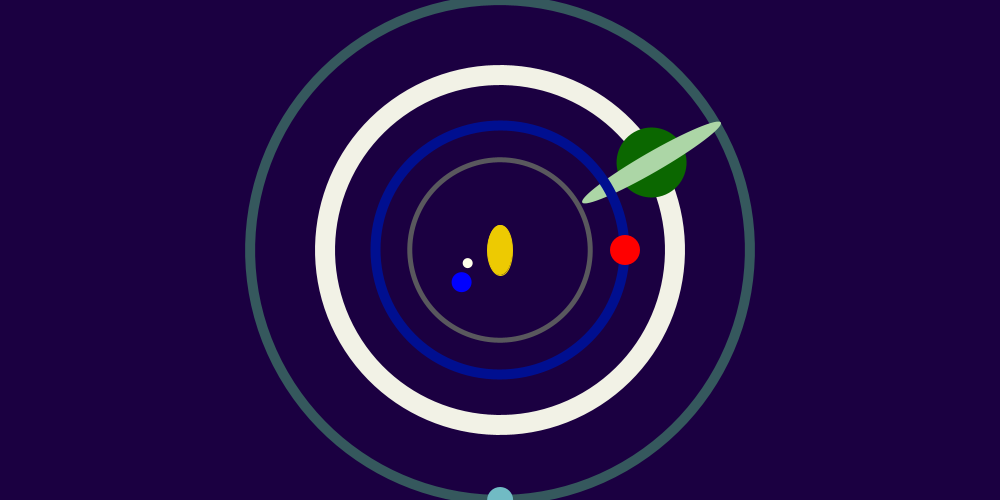
Frame 1 (no input)
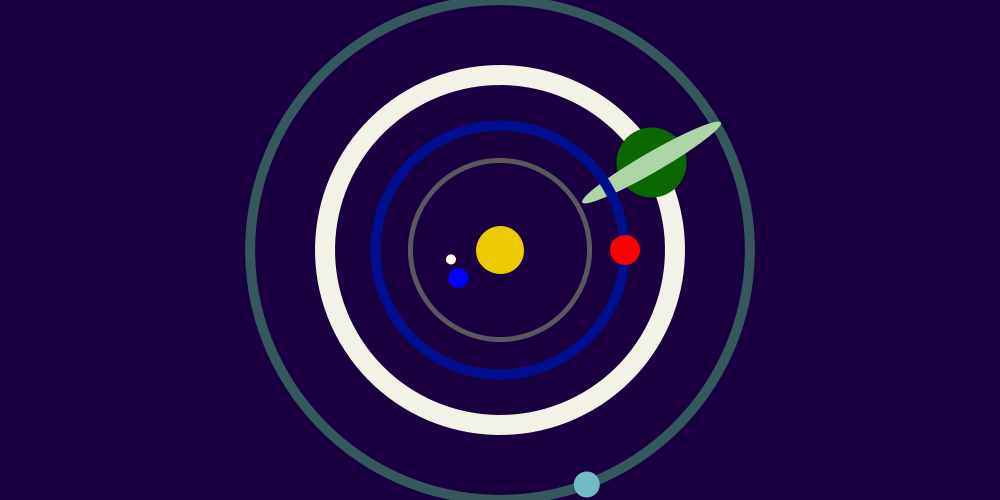
Frame 60 (the mouse pressed at the canvas centre just before this capture)
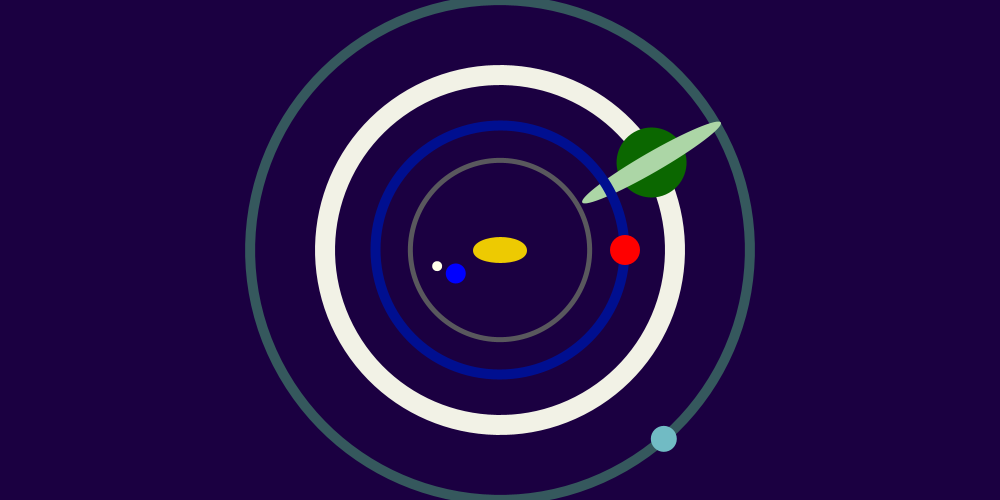
Frame 120 (the mouse held since frame 60 and released just before this capture)

The Processing sketch that drew these frames (run headless with seeded random() and noise(); from frame 60 on, the mouse is pressed at the canvas centre):

// Processing sketch: processing_186441
// ── processing_186441.pde

//EJERCICIO FINAL RELOJ
  
  //variables
int hours;
int minutes;
int seconds;
int sz = 20;
float angulo = 0;
float radio = 20;
PVector p= new PVector(0,0);

  
void setup() {
  size(1000, 500);
  background(57,26,0);
  rotate(radians(90));
  smooth();
  fill(2);
  frameRate(60); 

}
void draw() {
  
  hours = hour();
  minutes = minute();
  seconds = second();
 
 //condicional
if (hours > 12) {
 hours -= 12;
 }  
  
 background(27,0,65);
  translate(500,250); //posiciÃ³n central del reloj
  stroke(237,202,2);
 fill(237,202,2);
  for (int i = 50; i<100; i+= 300) {
    
    //Movimiento sinusoidal que hace el sol (cÃrculo central amarillo)
    float valorSen = sin(angulo);
 float valorCos = cos(angulo);
 
 //TamaÃ±o
 valorSen +=1;
 valorCos +=1;
 angulo += 0.01;
 ellipse(0,0,valorSen*25,valorCos*25);
  }

/////////////////////////////////////////
/////////////////////////////////////////
   
 //FUNCIONES HORARIAS
  lineahora();
  esferaminuto();
  esferasegundo();
  
}
  
 //HORA
void lineahora() {
  strokeWeight(20);
  stroke(242,242,230);
  noFill();
  pushMatrix(); //guarda el sistema de coordenadas
  rotate(radians(30 * hours));
  
  //anilla de jupiter - horas
  ellipse(0, 0, 350, 350);
  strokeWeight(10);
  
  //anilla exterior
stroke(53,88,93);
  ellipse(0,0,500,500);
  noStroke();
  fill(11,103,0);
  
  //esfera que marca la hora
  ellipse(0,-175,70,70); 
  fill(172,214,166);
  ellipse(0,-175,20,160);
  popMatrix(); //restaura el sistema de coordenadas

//movimiento circular en bucle de Neptuno exterior
p.x = 0 + (radio*12.5*sin(angulo/20));
p.y = 0 + (radio*12.5*cos(angulo/20));
angulo +=00.1;

//dibujamos Neptuno (cÃrculo exterior que orbita alrededor del sistema solar)
noStroke();
fill(113,187,196);
ellipse(p.x,p.y,sz+6,sz+6);
}
 

 //MINUTO
void esferaminuto() {
   strokeWeight(10);
  stroke(0,15,144);
  noFill();
  pushMatrix();
  rotate(radians(6 * minutes));
ellipse(0, 0, 250, 250); //cÃrculo minutero
  fill(255,0,0);
  noStroke();
 ellipse(0,-125,30,30); //esfera que marcan los minutos
  noFill();
  popMatrix();
}
 
 //SEGUNDO
void esferasegundo() {
  strokeWeight(5);
  stroke(89,88,93);
  noFill();
  rotate(radians(6 * seconds));
  
  //Ã³rbita de la Tierra
  ellipse(0, 0, 180, 180); 
fill(0,0,255);
noStroke();

//Dibujamos la Tierra (cÃrculo azul) que se mueve en segundos
ellipse(22,-45,20,20);

//Movimiento circular de la luna (circulo interior alrededor del cÃrculo azul)
p.x = 22 + (radio*sin(angulo));
p.y = -45 + (radio*cos(angulo));
angulo +=.01;

//dibujamos la luna
noStroke();
fill(255,255,234);
ellipse(p.x,p.y,sz/2,sz/2);


}
